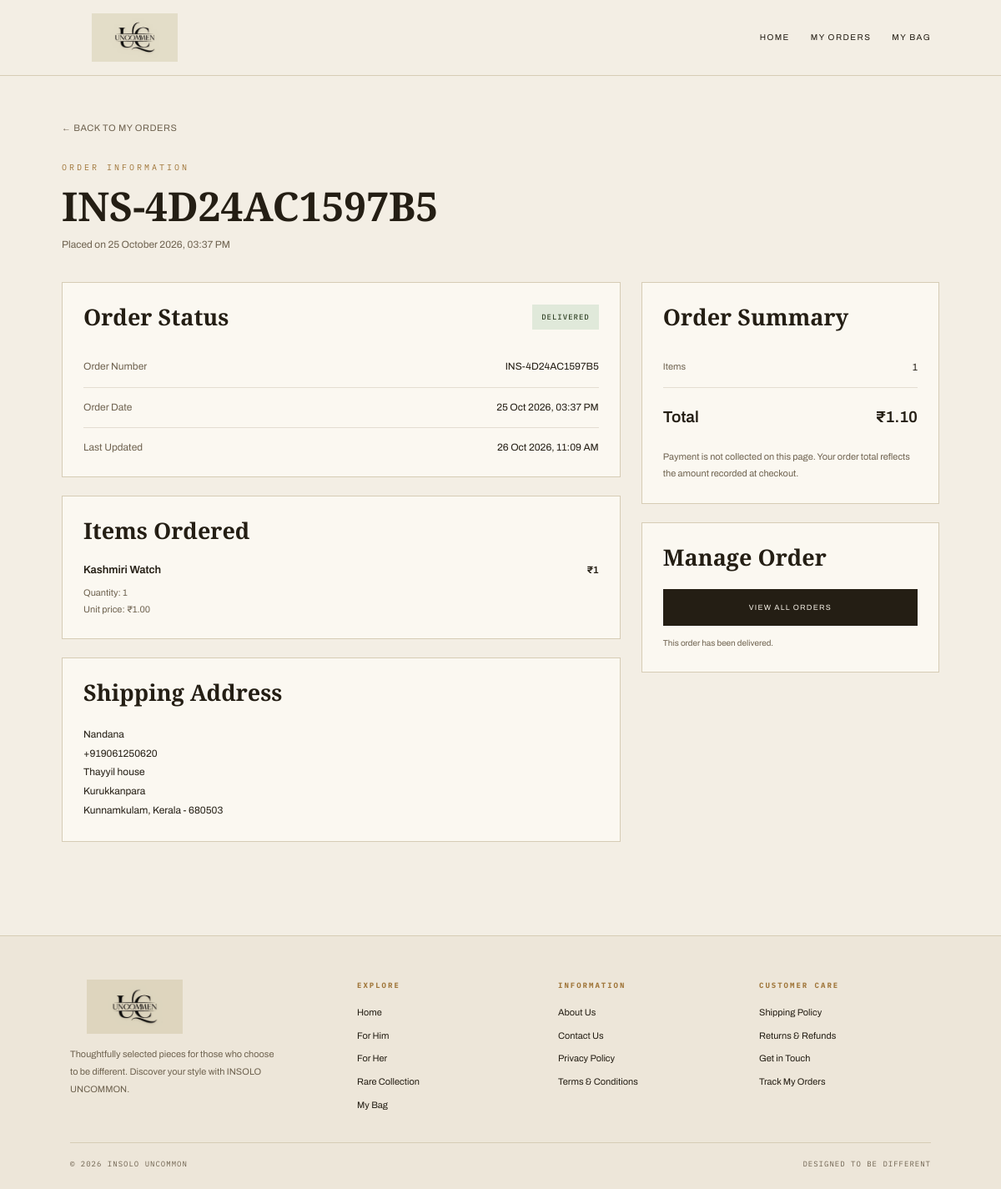
Page /my-orders/INS-4D24AC1597B5/ (signed in) on the committed database.
### customer/models.py (models this page shows, shortened)
class Order(models.Model):
    STATUS_CHOICES = [
        ("PENDING", "Pending"),
        ("CONFIRMED", "Confirmed"),
        ("SHIPPED", "Shipped"),
        ("DELIVERED", "Delivered"),
        ("CANCELLED", "Cancelled"),
    ]
    customer = models.ForeignKey(
        Customer,
        on_delete=models.CASCADE,
        related_name="orders",
    )
    order_number = models.CharField(max_length=30, unique=True)
    total_amount = models.DecimalField(max_digits=10, decimal_places=2)
    status = models.CharField(
        max_length=20,
        choices=STATUS_CHOICES,
        default="PENDING",
    )
    shipping_address = models.TextField()
    created_at = models.DateTimeField(auto_now_add=True)
    updated_at = models.DateTimeField(auto_now=True)

class OrderItem(models.Model):
    order = models.ForeignKey(
        Order,
        on_delete=models.CASCADE,
        related_name="items",
    )
    product = models.ForeignKey(
        'admin_panel.Product',
        on_delete=models.PROTECT,
    )
    quantity = models.PositiveIntegerField()
    price = models.DecimalField(max_digits=10, decimal_places=2)

### admin_panel/models.py (models this page shows, shortened)
class Product(models.Model):
    category = models.ForeignKey(
        Category,
        on_delete=models.PROTECT,
        related_name="products"
    )
    product_name = models.CharField(max_length=150)
    overview = models.CharField(
        max_length=300,
        blank=True
    )
    description = models.TextField(blank=True)
    price = models.DecimalField(
        max_digits=10,
        decimal_places=2
    )
    stock = models.PositiveIntegerField(default=0)
    image = models.ImageField(
        upload_to="products/",
        blank=True,
        null=True
    )
    image2 = models.ImageField(
        upload_to="products/",
        blank=True,
        null=True
    )
    image3 = models.ImageField(
        upload_to="products/",
        blank=True,
        null=True
    )
    image4 = models.ImageField(
        upload_to="products/",
        blank=True,
        null=True
    )
    is_rare = models.BooleanField(default=False)
    is_limited = models.BooleanField(default=False)
    created_at = models.DateTimeField(auto_now_add=True)

### customer/views.py (the view)
def order_detail(request, order_number):
    customer = get_logged_in_customer(request)
    if not customer:
        return redirect("login")
    order = get_object_or_404(
        Order.objects.prefetch_related("items__product"),
        order_number=order_number,
        customer=customer,
    )
    return render(request, "customer/order_detail.html", {
        "customer": customer,
        "order": order,
    })

### customer/views.py (called while the page is built)
def get_logged_in_customer(request):
    customer_id = request.session.get("customer_id")
    if not customer_id:
        return None
    return Customer.objects.filter(id=customer_id).first()

### templates/customer/order_detail.html (shortened to what this page needs)
{% load static %}
<!DOCTYPE html>
<html lang="en">
<head>
</head>
<body>
<header class="site-header">
    <a href="{% url 'customer_home' %}" class="brand" aria-label="INSOLO UNCOMMON home">
        <img
            src="{% static 'customer/images/uncommon-logo.png' %}"
            alt="INSOLO UNCOMMON"
        >
    </a>
    <nav class="site-nav" aria-label="Main navigation">
        <a href="{% url 'customer_home' %}">HOME</a>
        <a href="{% url 'my_orders' %}">MY ORDERS</a>
        <a href="{% url 'bag_view' %}">MY BAG</a>
    </nav>
</header>
<main class="container">
    <a href="{% url 'my_orders' %}" class="back-link">
        &larr; BACK TO MY ORDERS
    </a>
    <p class="eyebrow">ORDER INFORMATION</p>
    <h1>{{ order.order_number }}</h1>
    <p class="subtitle">
        Placed on {{ order.created_at|date:"d F Y, h:i A" }}
    </p>
    <div class="layout">
        <section>
            <div class="panel">
                <div class="status-row">
                    <h2 class="panel-title" style="margin-bottom: 0;">
                        Order Status
                    </h2>
                    <span class="status
                        {% if order.status == 'PENDING' %}status-pending
                        {% elif order.status == 'CONFIRMED' %}status-confirmed
                        {% elif order.status == 'SHIPPED' %}status-shipped
                        {% elif order.status == 'DELIVERED' %}status-delivered
                        {% elif order.status == 'CANCELLED' %}status-cancelled
                        {% endif %}">
                        {{ order.get_status_display|upper }}
                    </span>
                </div>
                <div class="info-row">
                    <span class="info-label">Order Number</span>
                    <span class="info-value">{{ order.order_number }}</span>
                </div>
                <div class="info-row">
                    <span class="info-label">Order Date</span>
                    <span class="info-value">
                        {{ order.created_at|date:"d M Y, h:i A" }}
                    </span>
                </div>
                <div class="info-row">
                    <span class="info-label">Last Updated</span>
                    <span class="info-value">
                        {{ order.updated_at|date:"d M Y, h:i A" }}
                    </span>
                </div>
            </div>
            <div class="panel">
                <h2 class="panel-title">Items Ordered</h2>
                {% for item in order.items.all %}
                    <div class="product">
                        <div>
                            <div class="product-name">
                                {{ item.product.product_name }}
                            </div>
                            <div class="product-meta">
                                Quantity: {{ item.quantity }}<br>
                                Unit price: ₹{{ item.price|floatformat:2 }}
                            </div>
                        </div>
                        <div class="product-price">
                            ₹{% widthratio item.price 1 item.quantity %}
                        </div>
                    </div>
                {% empty %}
                    <p class="muted">No items were found for this order.</p>
                {% endfor %}
            </div>
            <div class="panel">
                <h2 class="panel-title">Shipping Address</h2>
                <p class="address">
                    {{ order.shipping_address|linebreaksbr }}
                </p>
            </div>
        </section>
        <aside>
            <div class="panel">
                <h2 class="panel-title">Order Summary</h2>
                <div class="summary-row">
                    <span class="muted">Items</span>
                    <span>{{ order.items.count }}</span>
                </div>
                <div class="summary-row total-row">
                    <span>Total</span>
                    <span>₹{{ order.total_amount|floatformat:2 }}</span>
                </div>
                <p class="muted" style="line-height: 1.8; margin-top: 10px;">
                    Payment is not collected on this page. Your order total
                    reflects the amount recorded at checkout.
                </p>
            </div>
            <div class="panel">
                <h2 class="panel-title">Manage Order</h2>
                <a href="{% url 'my_orders' %}" class="primary-button">
                    VIEW ALL ORDERS
                </a>
                {% if order.status == 'PENDING' %}
                    <form
                        method="POST"
                        action="{% url 'cancel_order' order.order_number %}"
                        class="cancel-form"
                    >
                        {% csrf_token %}
                        <button type="submit" class="cancel-button">
                            CANCEL ORDER
                        </button>
                    </form>
                    <p class="cancel-note">
                        You can cancel this order while its status is Pending.
                        Once it is confirmed or processed, cancellation will
                        no longer be available.
                    </p>
                {% else %}
                    <p class="cancel-note">
                        {% if order.status == 'CANCELLED' %}
                            This order has been cancelled.
                        {% elif order.status == 'CONFIRMED' %}
                            This order is confirmed and can no longer be
                            cancelled through this page.
                        {% elif order.status == 'SHIPPED' %}
                            This order has shipped and can no longer be
                            cancelled through this page.
                        {% elif order.status == 'DELIVERED' %}
                            This order has been delivered.
                        {% endif %}
                    </p>
                {% endif %}
            </div>
        </aside>
    </div>
</main>
<footer class="site-footer">
    <div class="footer-main">
        <div class="footer-brand">
            <a href="{% url 'customer_home' %}" aria-label="INSOLO UNCOMMON home">
                <img
                    src="{% static 'customer/images/uncommon-logo.png' %}"
                    alt="INSOLO UNCOMMON"
                    loading="lazy"
                >
            </a>
            <p>
                Thoughtfully selected pieces for those who choose to be different.
                Discover your style with INSOLO UNCOMMON.
            </p>
        </div>
        <div>
            <h3 class="footer-heading">EXPLORE</h3>
            <div class="footer-links">
                <a href="{% url 'customer_home' %}">Home</a>
                <a href="{% url 'section_products' 'HIM' %}">For Him</a>
                <a href="{% url 'section_products' 'HER' %}">For Her</a>
                <a href="{% url 'section_products' 'RARE' %}">Rare Collection</a>
                <a href="{% url 'bag_view' %}">My Bag</a>
            </div>
        </div>
        <div>
            <h3 class="footer-heading">INFORMATION</h3>
            <div class="footer-links">
                <button type="button" data-open-legal="about-modal">About Us</button>
                <button type="button" data-open-legal="contact-modal">Contact Us</button>
                <button type="button" data-open-legal="privacy-modal">Privacy Policy</button>
                <button type="button" data-open-legal="terms-modal">Terms &amp; Conditions</button>
            </div>
        </div>
        <div>
            <h3 class="footer-heading">CUSTOMER CARE</h3>
            <div class="footer-links">
                <button type="button" data-open-legal="shipping-modal">Shipping Policy</button>
                <button type="button" data-open-legal="refund-modal">Returns &amp; Refunds</button>
                <button type="button" data-open-legal="contact-modal">Get in Touch</button>
                <a href="{% url 'my_orders' %}">Track My Orders</a>
            </div>
        </div>
    </div>
    <div class="footer-bottom">
        <span>&copy; {% now "Y" %} INSOLO UNCOMMON</span>
        <span>DESIGNED TO BE DIFFERENT</span>
    </div>
</footer>
</body>
</html>

### rows in the picture
Order: order_number "INS-4D24AC1597B5", created_at "25 October 2026, 03:37 PM", status "DELIVERED", created_at "25 Oct 2026, 03:37 PM", updated_at "26 Oct 2026, 11:09 AM", shipping_address "Nandana +919061250620 Thayyil house Kurukkanpara Kunnamkulam, Kerala - 680503", items.count "1", total_amount "1.10"
OrderItem: product.product_name "Kashmiri Watch", quantity "1", price "1.00", price+quantity "1"
